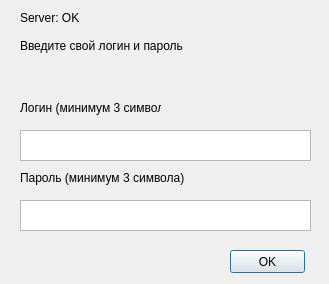
<?xml version="1.0" encoding="UTF-8"?>
<ui version="4.0">
 <class>Dialog</class>
 <widget class="QDialog" name="Dialog">
  <property name="geometry">
   <rect>
    <x>0</x>
    <y>0</y>
    <width>329</width>
    <height>284</height>
   </rect>
  </property>
  <property name="windowTitle">
   <string>login_window</string>
  </property>
  <widget class="QLabel" name="label_3">
   <property name="geometry">
    <rect>
     <x>20</x>
     <y>30</y>
     <width>381</width>
     <height>31</height>
    </rect>
   </property>
   <property name="text">
    <string>Введите свой логин и пароль</string>
   </property>
  </widget>
  <widget class="QPushButton" name="pushButton">
   <property name="geometry">
    <rect>
     <x>230</x>
     <y>250</y>
     <width>75</width>
     <height>23</height>
    </rect>
   </property>
   <property name="text">
    <string>OK</string>
   </property>
  </widget>
  <widget class="QLabel" name="label">
   <property name="geometry">
    <rect>
     <x>20</x>
     <y>170</y>
     <width>241</width>
     <height>16</height>
    </rect>
   </property>
   <property name="text">
    <string>Пароль (минимум 3 символа)</string>
   </property>
  </widget>
  <widget class="QLabel" name="label_2">
   <property name="geometry">
    <rect>
     <x>20</x>
     <y>100</y>
     <width>141</width>
     <height>16</height>
    </rect>
   </property>
   <property name="text">
    <string>Логин (минимум 3 символа)</string>
   </property>
  </widget>
  <widget class="QTextEdit" name="textEdit">
   <property name="geometry">
    <rect>
     <x>20</x>
     <y>130</y>
     <width>291</width>
     <height>31</height>
    </rect>
   </property>
   <property name="html">
    <string>&lt;!DOCTYPE HTML PUBLIC &quot;-//W3C//DTD HTML 4.0//EN&quot; &quot;http://www.w3.org/TR/REC-html40/strict.dtd&quot;&gt;
&lt;html&gt;&lt;head&gt;&lt;meta name=&quot;qrichtext&quot; content=&quot;1&quot; /&gt;&lt;style type=&quot;text/css&quot;&gt;
p, li { white-space: pre-wrap; }
&lt;/style&gt;&lt;/head&gt;&lt;body style=&quot; font-family:'MS Shell Dlg 2'; font-size:8.25pt; font-weight:400; font-style:normal;&quot;&gt;
&lt;p style=&quot;-qt-paragraph-type:empty; margin-top:0px; margin-bottom:0px; margin-left:0px; margin-right:0px; -qt-block-indent:0; text-indent:0px;&quot;&gt;&lt;br /&gt;&lt;/p&gt;&lt;/body&gt;&lt;/html&gt;</string>
   </property>
  </widget>
  <widget class="QTextEdit" name="textEdit_2">
   <property name="geometry">
    <rect>
     <x>20</x>
     <y>200</y>
     <width>291</width>
     <height>31</height>
    </rect>
   </property>
   <property name="html">
    <string>&lt;!DOCTYPE HTML PUBLIC &quot;-//W3C//DTD HTML 4.0//EN&quot; &quot;http://www.w3.org/TR/REC-html40/strict.dtd&quot;&gt;
&lt;html&gt;&lt;head&gt;&lt;meta name=&quot;qrichtext&quot; content=&quot;1&quot; /&gt;&lt;style type=&quot;text/css&quot;&gt;
p, li { white-space: pre-wrap; }
&lt;/style&gt;&lt;/head&gt;&lt;body style=&quot; font-family:'MS Shell Dlg 2'; font-size:8.25pt; font-weight:400; font-style:normal;&quot;&gt;
&lt;p style=&quot;-qt-paragraph-type:empty; margin-top:0px; margin-bottom:0px; margin-left:0px; margin-right:0px; -qt-block-indent:0; text-indent:0px;&quot;&gt;&lt;br /&gt;&lt;/p&gt;&lt;/body&gt;&lt;/html&gt;</string>
   </property>
  </widget>
  <widget class="QLabel" name="label_4">
   <property name="geometry">
    <rect>
     <x>20</x>
     <y>10</y>
     <width>331</width>
     <height>16</height>
    </rect>
   </property>
   <property name="text">
    <string>Server: OK</string>
   </property>
  </widget>
  <widget class="QLabel" name="label_5">
   <property name="geometry">
    <rect>
     <x>20</x>
     <y>70</y>
     <width>281</width>
     <height>16</height>
    </rect>
   </property>
   <property name="text">
    <string/>
   </property>
  </widget>
 </widget>
 <resources/>
 <connections/>
</ui>
